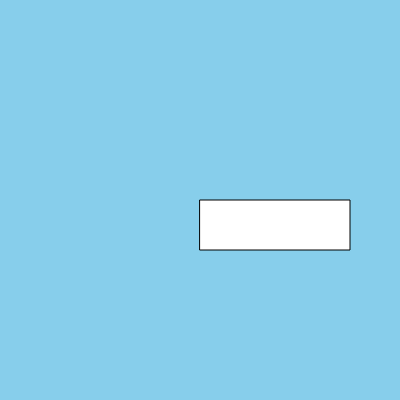
Frame 1 (no input)
Frame 60 (no input): identical to frame 1, image omitted
Frame 120 (the mouse pressed at the canvas centre since frame 60): identical to frame 1, image omitted

The p5.js sketch that drew this single still picture (run headless with seeded random() and noise() and a simulated clock; from frame 60 on, the mouse is pressed at the canvas centre):

// p5.js sketch
// ── sketch.js
var box;

function setup() {
  createCanvas(400, 400);
 
}

function draw() {
  background("skyblue");
rect(200,200,150,50);


 
}
